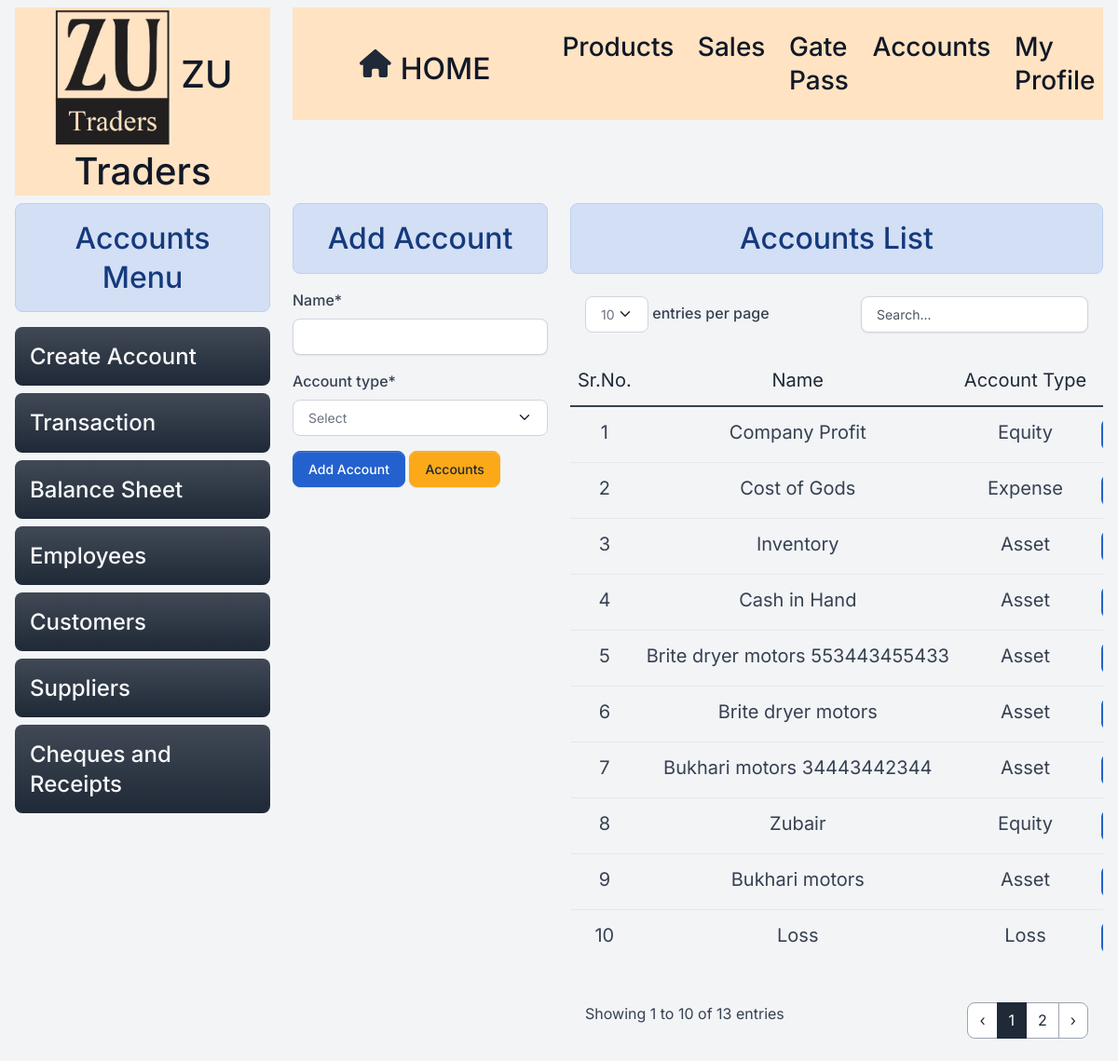
The page /add_account/ (signed in) on the database its author committed.
### home/models.py (models this page shows, shortened)
class Account(models.Model):
    ASSET = 'Asset'
    LIABILITY = 'Liability'
    EQUITY = 'Equity'
    REVENUE = 'Revenue'
    EXPENSE = 'Expense'
    GAIN = 'Gain'
    LOSS = 'Loss'
    ACCOUNT_TYPE_CHOICES = [
        (ASSET, 'Asset'),
        (LIABILITY, 'Liability'),
        (EQUITY, 'Equity'),
        (REVENUE, 'Revenue'),
        (EXPENSE, 'Expense'),
        (GAIN, 'Gain'),
        (LOSS, 'Loss'),
    ]
    name=models.CharField(max_length=50,null=True ,blank=True)
    employee=models.ForeignKey(Employee, on_delete=models.RESTRICT ,null=True,blank=True)
    customer=models.ForeignKey(Customer, on_delete=models.RESTRICT ,null=True,blank=True)
    supplier=models.ForeignKey(Suppliers, on_delete=models.RESTRICT,null=True,blank=True)
    cheque=models.ForeignKey(Cheque, on_delete=models.RESTRICT,null=True,blank=True)
    balance = models.DecimalField(max_digits=10, decimal_places=2,default=0)
    account_type = models.CharField(max_length=50, choices=ACCOUNT_TYPE_CHOICES)
    is_deleted=models.BooleanField(default=False)

class Cheque(models.Model):
    customer=models.ForeignKey(Customer, on_delete=models.RESTRICT)
    cheque_number=models.CharField(max_length=20,null=True,blank=True)
    cheque_date=models.DateField()
    bank_name=models.CharField(max_length=50,null=True,blank=True)
    is_deleted = models.BooleanField(default=False)
    def __str__(self):
        return f"{self.customer} {self.cheque_number}".capitalize()

class Customer(models.Model):
    coname=models.CharField(max_length=255)
    name=models.CharField(max_length=255)
    adress=models.CharField(max_length=255)
    contact=models.CharField(max_length=12,null=True,unique=True,blank=True)
    is_deleted = models.BooleanField(default=False)
    def __str__(self):
        return f"{self.coname.capitalize()} "

### home/views/accounts.py (the view)
# urls.py: path('add_account/', accounts.add_account , name="add_accounts"),
@login_required
@permission_required('home.add_account', login_url='/login/')
def add_account(request):
    account_type=(request.GET.get('account_type'))
    if request.method == 'POST':
            mydata = Account.objects.filter(is_deleted=False).order_by("-id")
            if account_type=="employee":
                form = Employee_AccountForm(request.POST)
                mydata = Account.objects.filter(is_deleted=False,employee__isnull=False).order_by("-id")
            elif account_type=="customer":
                mydata = Account.objects.filter(is_deleted=False,customer__isnull=False).order_by("-id")
                form = Customer_AccountForm(request.POST)
            elif account_type=="supplier":
                mydata = Account.objects.filter(is_deleted=False,supplier__isnull=False).order_by("-id")
                form = Supplier_AccountForm(request.POST)
            elif account_type=="cheque":
                mydata = Account.objects.filter(is_deleted=False,cheque__isnull=False).order_by("-id")
                form = Cheque_AccountForm(request.POST)
            else:
                form = AccountForm(request.POST)
            if form.is_valid():
                form.save()
                messages.success(request,"Accounts Added Succesfuly !!")
                return redirect('createaccounts')
    else:
        mydata = Account.objects.filter(is_deleted=False).order_by("-id")
        if account_type=="employee":
            form = Employee_AccountForm()
            mydata = Account.objects.filter(is_deleted=False,employee__isnull=False).order_by("-id")
        elif account_type=="customer":
            mydata = Account.objects.filter(is_deleted=False,customer__isnull=False).order_by("-id")
            form = Customer_AccountForm()
        elif account_type=="supplier":
            mydata = Account.objects.filter(is_deleted=False,supplier__isnull=False).order_by("-id")
            form = Supplier_AccountForm()
        elif account_type=="cheque":
            mydata = Account.objects.filter(is_deleted=False,cheque__isnull=False).order_by("-id")
            form = Cheque_AccountForm()
        else:
            form = AccountForm()
    data={'mydata':mydata,'form':form}
    return render(request,'accounts/accounts.html',data)

### home/forms.py
class AccountForm(forms.ModelForm):
    class Meta:
        model = Account
        fields = ['name','account_type']
    def __init__(self, *args, **kwargs):
        super(AccountForm, self).__init__(*args, **kwargs)
        self.fields['account_type'].choices = [('', 'Select')] + list(self.fields['account_type'].choices)
        self.fields['name'].required = True

### templates/accounts/accounts.html (shortened to what this page needs)
{% extends 'base.html' %}
{% load crispy_forms_tags %}
{% block content %}
<div class="container-fluid ">
  <div class="row">
    {% include 'accounts/accounts_menu.html' %}
    <div class="col-3 ">
      <h2 class="text-center  alert alert-info">Add Account</h2>
      <form method="post">
        {{form|crispy}}
        <input type="submit" class="btn btn-info" {% if update %} value="Update Account" {% else %} value="Add Account"
          {% endif %}>
        <a class="btn btn-warning" href="/accounts/">Accounts</a>
      </form>
    </div>
    <div class="col-6">
      <h2 class="text-center  alert alert-info">Accounts List</h2>
      <div class="table-responsive py-2">
        {% if mydata %}
        <table class="table table-flush" id="datatable">
          <thead class="thead-light">
            <tr class=" ">
              {% if update %}
              <td class="text-center fs-5">Account Id</td>
              {% else %}
              <td class="text-center fs-5">Sr.No.</td>
              {% endif %}
              <td class="text-center fs-5">Name</td>
              <td class="text-center fs-5">Account Type</td>
              {% if update %}
              {% else %}
              <td class="text-center fs-5">Actions</td>
              {% endif %}
            </tr>
          </thead>
          <tbody>
            {% if update %}
            <tr>
              <td class="text-center fs-5">{{mydata.id}}</td>
              {% if mydata.name %}
              <td class="text-center fs-5">{{mydata.name}}</td>
              {% elif mydata.customer %}
              <td class="text-center fs-5">{{mydata.customer}}</td>
              {% elif  mydata.supplier %}
              <td class="text-center fs-5">{{mydata.supplier}}</td>
              {% elif mydata.cheque %}
              <td class="text-center fs-5">{{mydata.cheque}}</td>
              {% else %}
              <td class="text-center fs-5">-</td>
              {% endif %}
              <td class="text-center fs-5">{{mydata.account_type}}</td>
            </tr>
            {% else %}
            {% for data in mydata %}
            <tr>
              <td class="text-center fs-5">{{forloop.counter}}</td>
              {% if data.name %}
              <td class="text-center fs-5">{{data.name}}</td>
              {% elif data.customer %}
              <td class="text-center fs-5">{{data.customer}}</td>
              {% elif  data.supplier %}
              <td class="text-center fs-5">{{data.supplier}}</td>
              {% elif data.cheque %}
              <td class="text-center fs-5">{{data.cheque}}</td>
              {% else %}
              <td class="text-center fs-5">-</td>
              {% endif %}
              <td class="text-center fs-5">{{data.account_type}}</td>
              <td class="text-center fs-5">
              </td>
            </tr>
            {% endfor %}
            {% endif %}
          </tbody>
        </table>
        {% else %}
        <h4 class="text-center  alert alert-warning">No Record Found</h4>
        {% endif %}
      </div>
    </div>
  </div>
  {% endblock content %}

### static/assets/default/css/style.css (style rules this page uses)
html, body { height: 100%; width: 100%; max-height: 100%; overflow: auto; display: flex; flex-direction: column; }

### rows shown on the page
Account: name "Company Profit", account_type "Equity"
Account: name "Cost of Gods", account_type "Expense"
Account: name "Inventory", account_type "Asset"
Account: name "Cash in Hand", account_type "Asset"
Account: cheque "Brite dryer motors 553443455433", account_type "Asset"
Account: customer "Brite dryer motors", account_type "Asset"
Account: cheque "Bukhari motors 34443442344", account_type "Asset"
Account: name "Zubair", account_type "Equity"
Account: customer "Bukhari motors", account_type "Asset"
Account: name "Loss", account_type "Loss"
